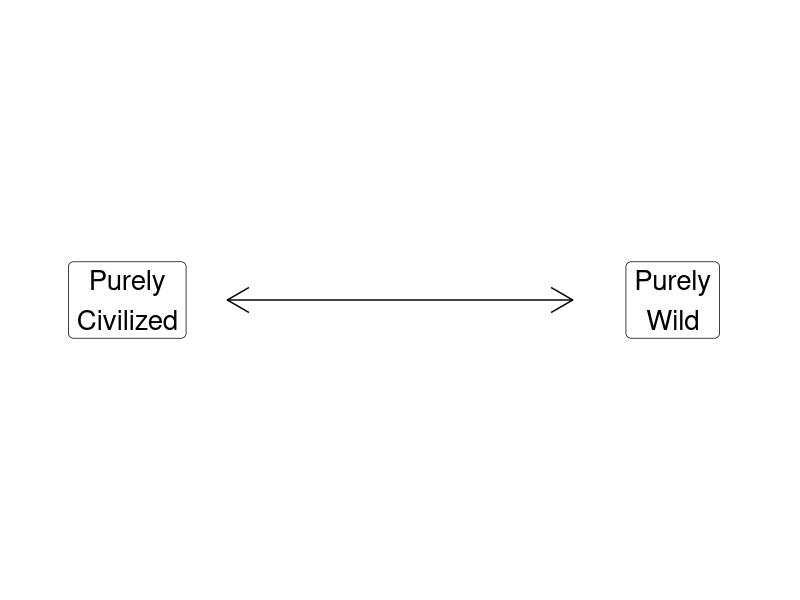

R code for this plot:
## ---- chunk 1
library(tidyverse)
library(readxl)
library(kableExtra)
## ---- chunk 2
## Manual DAG
d1 <- tibble(
  x = c(-3, 3),
  y = c(1, 1),
  labels = c("Purely\nCivilized", "Purely\nWild")
)

ggplot(data = d1, aes(x = x, y = y)) +
  geom_point(size = 0) +
  theme_void() +
  coord_cartesian(xlim = c(-4, 4)) +
  geom_label(aes(label = labels), size = 7) +
  annotate("segment", x = -1.9, xend = 1.9, y = 1, yend = 1, arrow = arrow(ends = "both"))
